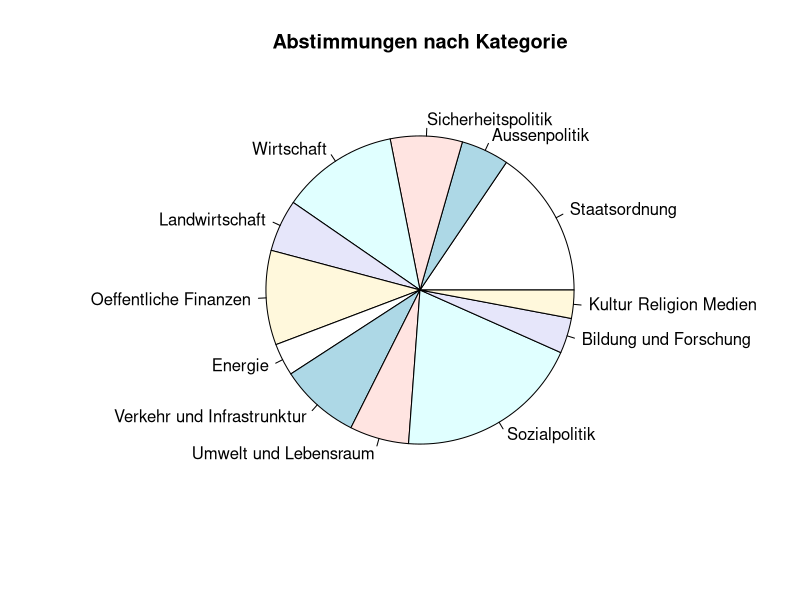
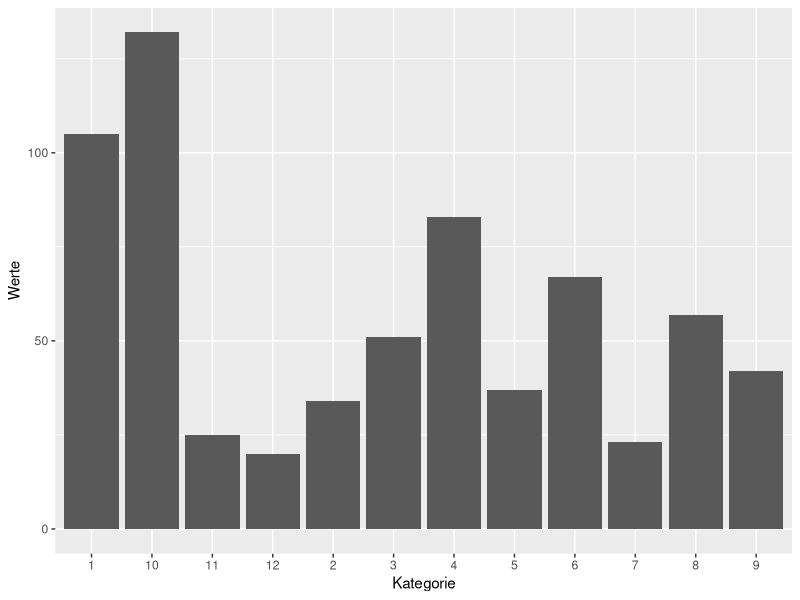
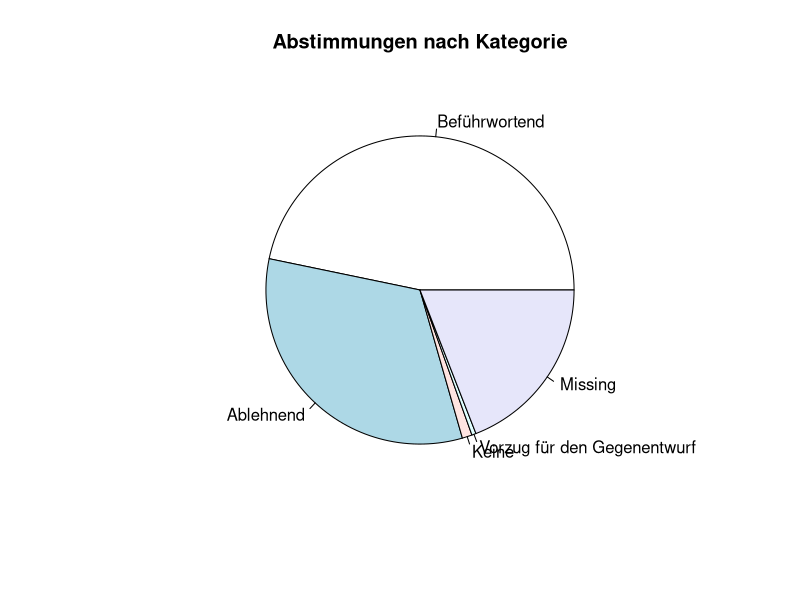
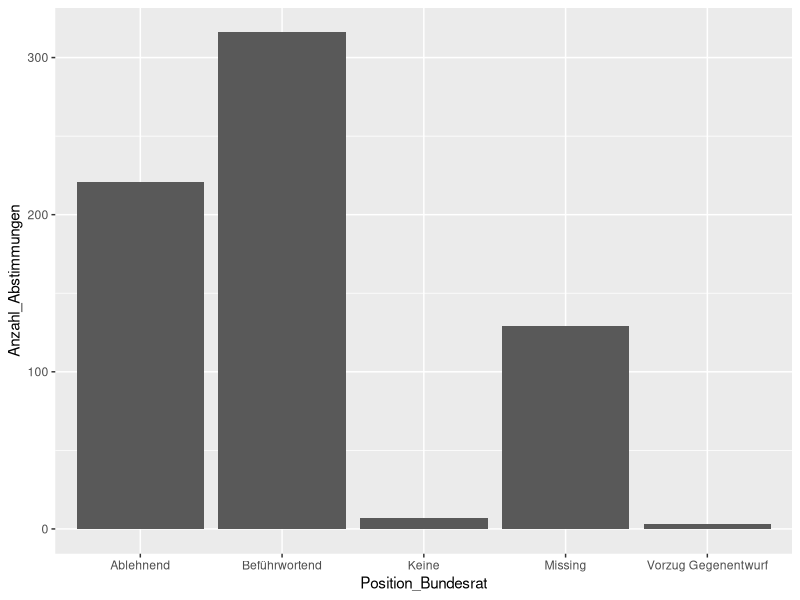
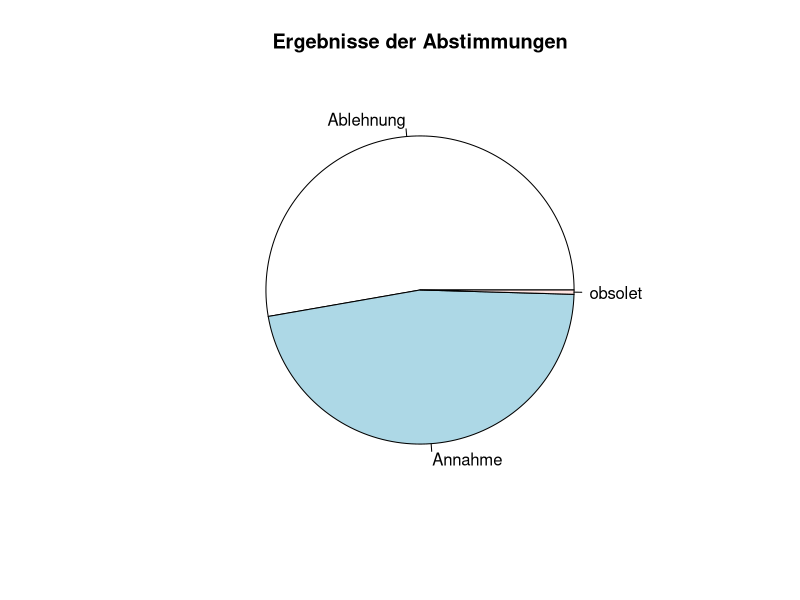
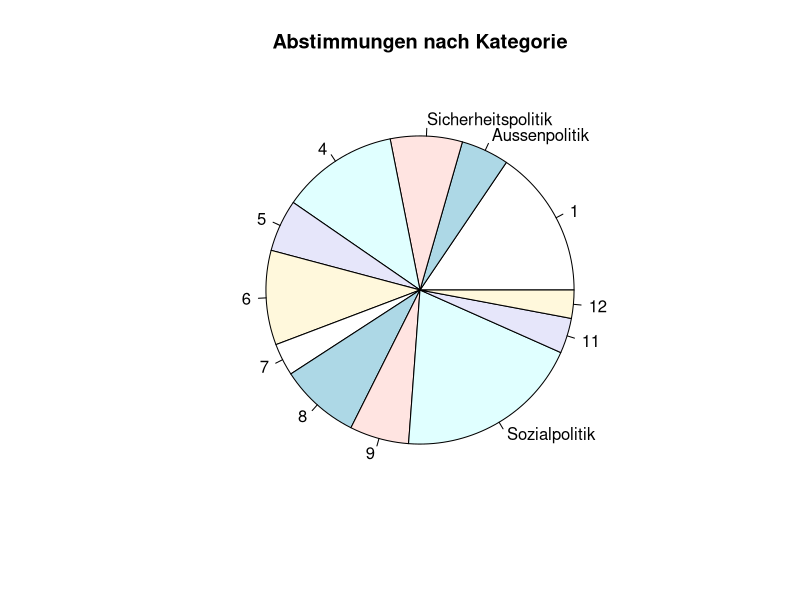
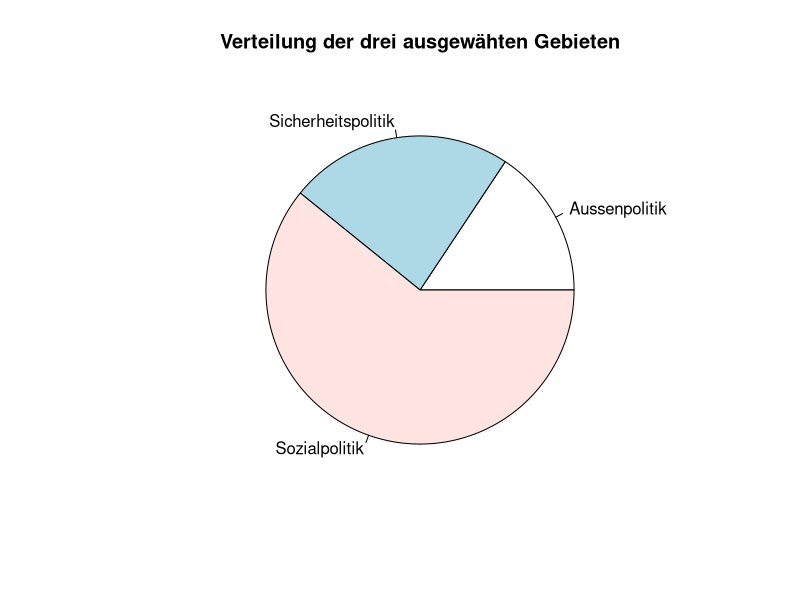

Generate these figures, in order, with R:
## ---- chunk 1
library(ggplot2)
library(tidyverse)
library(dplyr)
## ---- chunk 2
data_csv <- read.csv2("DatensatzAbstimmungen.csv", na = "NA")
data_csv
## ---- chunk 3
#datum <- subset(data_csv, select=c(anr,datum,annahme))
#datum

# Beispiel 5. Zeile und 2. Spalte
#datum[5,2]
## ---- chunk 4
table(data_csv$d1e1)

staatsordnung = data_csv["d1e1"] == 1
sum(staatsordnung)

aussenpolitik = data_csv["d1e1"] == 2
sum(aussenpolitik)

sicherheitspolitik = data_csv["d1e1"] == 3
sum(sicherheitspolitik)

wirtschaft = data_csv["d1e1"] == 4
sum(wirtschaft)

landwirtschaft = data_csv["d1e1"] == 5
sum(landwirtschaft)

oeffentlicheFinanzen = data_csv["d1e1"] == 6
sum(oeffentlicheFinanzen)

energie = data_csv["d1e1"] == 7
sum(energie)

verkehrUndInfrastrunktur = data_csv["d1e1"] == 8
sum(verkehrUndInfrastrunktur)

umweltUndLebensraum = data_csv["d1e1"] == 9
sum(umweltUndLebensraum)

sozialpolitik = data_csv["d1e1"] == 10
sum(sozialpolitik)

bildungUndForschung = data_csv["d1e1"] == 11
sum(bildungUndForschung)

kulturReligionMedien = data_csv["d1e1"] == 12
sum(kulturReligionMedien)

#Summe aller Kategorien zur Kontrolle
#sum(staatsordnung)+sum(aussenpolitik)+sum(sicherheitspolitik)+sum(wirtschaft)+sum(landwirtschaft)+sum(oeffentlicheFinanzen)+sum(energie)+sum(verkehrUndInfrastrunktur)+sum(umweltUndLebensraum)+sum(sozialpolitik)+sum(bildungUndForschung)+sum(kulturReligionMedien)

# als Pie plot dargestellt
werte <- c(105,34,51,83,37,67,23,57,42,132,25,20)
kategorie <- c("Staatsordnung","Aussenpolitik","Sicherheitspolitik","Wirtschaft","Landwirtschaft","Oeffentliche Finanzen","Energie","Verkehr und Infrastrunktur","Umwelt und Lebensraum","Sozialpolitik","Bildung und Forschung","Kultur Religion Medien")
pie(werte,labels=kategorie,main="Abstimmungen nach Kategorie")


data <- data.frame(Kategorie= c("1","2","3","4","5","6","7","8","9","10","11","12"), Werte= c(105,34,51,83,37,67,23,57,42,132,25,20))

ggplot(data,aes(x=Kategorie,y=Werte))+geom_bar(stat="identity")
## ---- chunk 5
befuerwortend = data_csv["br.pos"] == 1
sum(befuerwortend)

ablehnend = data_csv["br.pos"] == 2
sum(ablehnend)

keine = data_csv["br.pos"] == 3
sum(keine)

vorzugGegenentwurf = data_csv["br.pos"] == 8
sum(vorzugGegenentwurf)

vorzugVolksinitiative = data_csv["br.pos"] == 9
sum(vorzugVolksinitiative)

missing = data_csv["br.pos"] == "."
sum(missing)

#Kontrolle ob alle gezählt
sum(befuerwortend)+sum(ablehnend)+sum(keine)+sum(vorzugGegenentwurf)+sum(vorzugVolksinitiative)+sum(missing)

#in Pie plot darstellen (Vorzug Volksinitiative nicht angezeigt da = 0)
werte <- c(316,221,7,3,129)
kategorie <- c("Beführwortend","Ablehnend","Keine","Vorzug für den Gegenentwurf","Missing")
pie(werte,labels=kategorie,main="Abstimmungen nach Kategorie")

# in Balkendiagramm darstellen (Vorzug Volksinitiative nicht angezeigt da = 0)
data <- data.frame(Position_Bundesrat= c("Beführwortend","Ablehnend","Keine","Vorzug Gegenentwurf","Missing"), Anzahl_Abstimmungen= c(316,221,7,3,129))

ggplot(data,aes(x=Position_Bundesrat,y=Anzahl_Abstimmungen))+geom_bar(stat="identity")
## ---- chunk 6
ablehnung = data_csv["annahme"] == 0
sum(ablehnung)

annahme = data_csv["annahme"] == 1
sum(annahme)

geg.ang = data_csv["annahme"] == 8 #Bei Stichfragen: Gegenentwurf angenommen
sum(geg.ang)

volksin.ang = data_csv["annahme"] == 9  #Bei Stichfragen: Volksinitiative angenommen
sum(volksin.ang)

obsolet = data_csv["annahme"] == "."
sum(obsolet)

#dsum(ablehnung)+sum(annahme)+sum(geg.ang)+sum(volksin.ang)+sum(obsolet)


# in Pie plot darstellen (geg.ang und volksin.ang weggelassen weil 0)

werte <- c(355,315,3)
kategorie <- c("Ablehnung","Annahme","obsolet")
pie(werte,labels=kategorie,main="Ergebnisse der Abstimmungen")
## ---- chunk 7
# als Pie plot dargestellt (nur ausgewählte Themen benannt)
werte <- c(105,34,51,83,37,67,23,57,42,132,25,20)
kategorie <- c("1","Aussenpolitik","Sicherheitspolitik","4","5","6","7","8","9","Sozialpolitik","11","12")
pie(werte,labels=kategorie,main="Abstimmungen nach Kategorie")
## ---- chunk 8
data = data_csv[data_csv$d1e1 == 2 | data_csv$d1e1==3 | data_csv$d1e1==10, ]


# pie plot machen
werte <- c(34,51,132)
kategorie <- c("Aussenpolitik","Sicherheitspolitik","Sozialpolitik")
pie(werte,labels=kategorie,main="Verteilung der drei ausgewähten Gebieten")
## ---- chunk 9
data_datum <- data_csv%>%
  mutate(datum=as.Date(datum, "%d.%m.%Y"))

class(data_datum$datum)
## ---- chunk 10
data_datum
